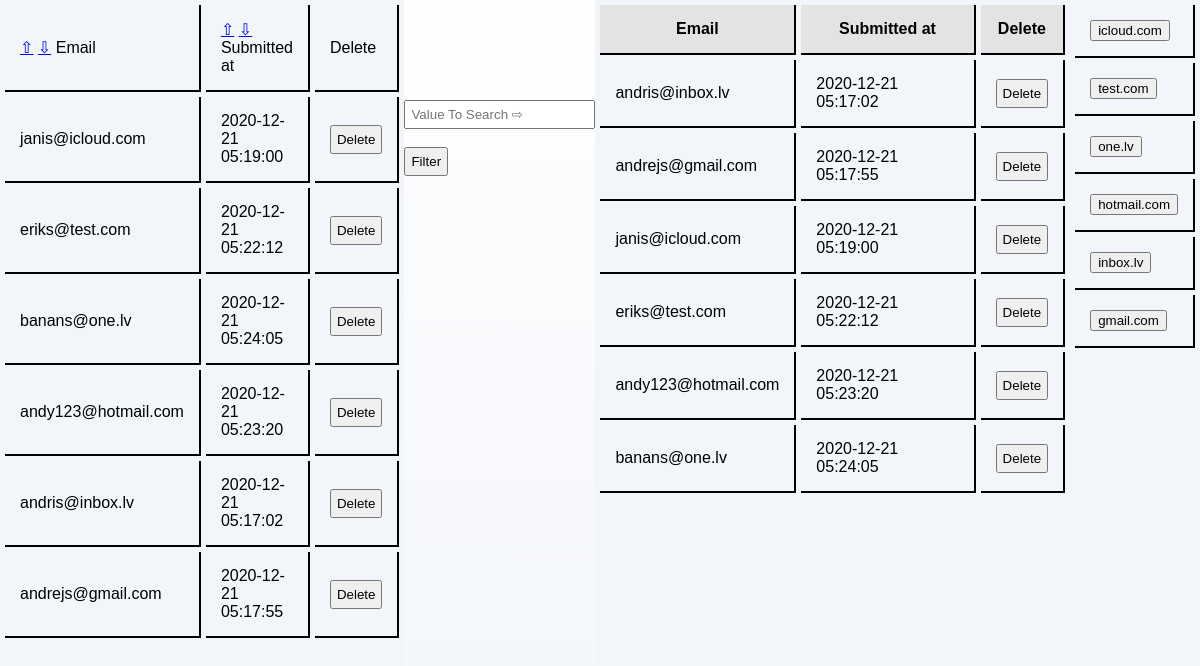
Screenshot of /posts/EmailDEC/ with the database file from the repository.
### tables this page shows
CREATE TABLE `emails` (
  `id` int(255) NOT NULL,
  `email` varchar(255) DEFAULT NULL,
  `created_at` datetime NOT NULL DEFAULT current_timestamp()
);

### app/controllers/Posts.php (called while the page is built, shortened)
<?php
class Posts extends Controller {
    public function __construct() {
        $this->postModel = $this->model('Post');
    }
    public function EmailDEC() {
        $posts = $this->postModel->orderByEmailDESC();
        $data = [
            'posts' => $posts
        ];
        $this->view('posts/index', $data);
    }
}

### app/libraries/Core.php (called while the page is built, shortened)
<?php
class Core {
  protected $currentMethod = 'index';
  public function __construct(){
    $url = $this->getUrl();
    if(file_exists('../app/controllers/' . ucwords($url[0]). '.php')){
      unset($url[0]);
    }
    $this->currentController = new $this->currentController;
    if(isset($url[1])){
      if(method_exists($this->currentController, $url[1])){
        $this->currentMethod = $url[1];
        unset($url[1]);
      }
    }
    $this->params = $url ? array_values($url) : [];
    call_user_func_array([$this->currentController, $this->currentMethod], $this->params);
  }
  public function getUrl(){
    if(isset($_GET['url'])){
      $url = rtrim($_GET['url'], '/');
      $url = filter_var($url, FILTER_SANITIZE_URL);
      $url = explode('/', $url);
      return $url;
    }
  }
}

### app/require.php (called while the page is built, shortened)
<?php
    require_once 'libraries/Core.php';
    require_once 'libraries/Database.php';
    $init = new Core();

### public/index.php (called while the page is built)
<?php
    require_once '../app/require.php';

### app/libraries/Database.php (called while the page is built, shortened)
<?php
class Database {
    private $dbHost = DB_HOST;
    private $dbUser = DB_USER;
    private $dbPass = DB_PASS;
    private $dbName = DB_NAME;
    private $statement;
    private $dbHandler;
    public function __construct() {
        $conn = 'mysql:host=' . $this->dbHost . ';dbname=' . $this->dbName;
        $options = array(
            PDO::ATTR_PERSISTENT => true,
            PDO::ATTR_ERRMODE => PDO::ERRMODE_EXCEPTION
        );
        try {
            $this->dbHandler = new PDO($conn, $this->dbUser, $this->dbPass, $options);
        } catch (PDOException $e) {
            $this->error = $e->getMessage();
            echo $this->error;
        }
    }
    public function query($sql) {
        $this->statement = $this->dbHandler->prepare($sql);
    }
    public function execute() {
        return $this->statement->execute();
    }
    public function resultSet() {
        $this->execute();
        return $this->statement->fetchAll(PDO::FETCH_OBJ);
    }
}

### app/models/Post.php (called while the page is built, shortened)
<?php
class Post {
    private $db;
    public function __construct() {
        $this->db = new Database;
    }
    public function orderByEmailDESC() {
        $this->db->query('SELECT * FROM emails ORDER BY email  DESC');
        $results = $this->db->resultSet();
        return $results;
    }
}

### app/views/posts/index.php (the view, shortened to what this page needs)
<?php
if(isset($_POST['search' ])){
    $valueToSearch = $_POST['valueToSearch' ];
        $query =("SELECT * FROM `emails` WHERE CONCAT( `email`) LIKE '%".$valueToSearch."%'");
        $search_result = filterTable($query);
}
else if(isset($_POST['filter' ])){
    $valueToSearch = $_POST['filter' ];
        $query =("SELECT * FROM `emails` WHERE CONCAT( `email`) LIKE '%".$valueToSearch."%'");
        $search_result = filterTable($query);
}
else {
    $query = "SELECT * FROM `emails`";
    $search_result = filterTable($query);
}
function filterTable($query){
    $connect = mysqli_connect("localhost", "root", "", "mbit_email_list");
    $filter_Result = mysqli_query($connect, $query);
    return $filter_Result;
}
?>
<!DOCTYPE html>
<html lang="en">
<head>
    <link rel="stylesheet" href="<?php echo URLROOT ?>/public/css/style.css">
</head>
<body>
<div class="tables">
<table>
    <tr>
        <td width="30%"> <a href="<?php echo URLROOT . "/posts/EmailASC"?>">&#8679;</a>
        <a href="<?php echo URLROOT . "/posts/EmailDEC/"?>">&#8681;</a> Email</td>
        <td width="30"> <a href="<?php echo URLROOT . "/posts/index"?>">&#8679;</a>
        <a href="<?php echo URLROOT . "/posts/DateDEC"?>">&#8681;</a> Submitted at</td>
        <td width="10%">Delete</td>
    </tr>
    <?php foreach($data['posts']  as $email ): ?>
        <form action="<?php echo URLROOT . "/posts/delete/" . $email->id ?>" method="POST">
            <tr>
                <td><?php echo $email->email; ?></td>
                <td><?php echo $email->created_at; ?></td>
                <td><input  type="submit"   name="delete" value="Delete" ></td>
            </tr>
        </form>
    <?php endforeach; ?>
</table>
<table>
    <form action="index.php" method="post">
        <div class="search">
            <input type="text" name="valueToSearch" placeholder="Value To Search &#8680;" ><br><br>
            <input type="submit" name="search" value="Filter"><br><br>
        </div>
            <tr>
                <th>Email</th>
                <th>Submitted at</th>
                <th>Delete</th>
            </tr>
        <?php while($row = mysqli_fetch_array($search_result)):?>
            <tr>
                <td><?php echo $row['email'];?></td>
                <td><?php echo $row['created_at'];?></td>
                <form action="<?php echo URLROOT . "/posts/delete/" . $email->id ?>" method="POST">
                <td><input  type="submit"   name="delete" value="Delete" ></td>
                </form>
            </tr>
        <?php endwhile;?>
    </form>
</table>
<table>
     <?php
    foreach($data['posts']  as $email ):
        $emaili = "echo $email->email";
        $parts = explode("@",$emaili );
        $domains = $parts [1];
    ?>
    <form action="index.php" method="post">
        <tr>
            <td>
                <button name="filter" type="text" value="<?php echo $domains;?>" > <?php echo $domains;?> </button>
            </td>
        </tr>
    </form>
    <?php endforeach; ?>
</div>

### public/css/style.css (style rules this page uses)
html, body { margin: 0; padding: 0; width: 100%; height: 100%; background:linear-gradient(180deg, #FFFFFF 0%, #F2F5FA 100%); }
input { padding-top: 4px; padding-left: 39px; -webkit-box-sizing: border-box; -moz-box-sizing: border-box; box-sizing: border-box; }
table { font-family: Arial, sans-serif; display: flex; flex-direction:row; align-items: inline; min-height: 100vh; border-spacing: 5px; background: #f2f5fa; }
th { background-color: #e3e3e4; font-weight: bold; }
td, th { border-style: solid; border-width: 0 2px 2px 0; border-color: rgb(0, 0, 0); padding: 15px 15px; }
.tables { display: flex;; flex-direction:row; align-items: inline; }
.search { padding-top: 100px; }
.tables input { padding: 5px; }

### rows the page displays
emails: email "janis@icloud.com", created_at "2020-12-21 05:19:00", email "icloud.com"
emails: email "eriks@test.com", created_at "2020-12-21 05:22:12", email "test.com"
emails: email "banans@one.lv", created_at "2020-12-21 05:24:05", email "one.lv"
emails: email "andy123@hotmail.com", created_at "2020-12-21 05:23:20", email "hotmail.com"
emails: email "andris@inbox.lv", created_at "2020-12-21 05:17:02", email "inbox.lv"
emails: email "andrejs@gmail.com", created_at "2020-12-21 05:17:55", email "gmail.com"
